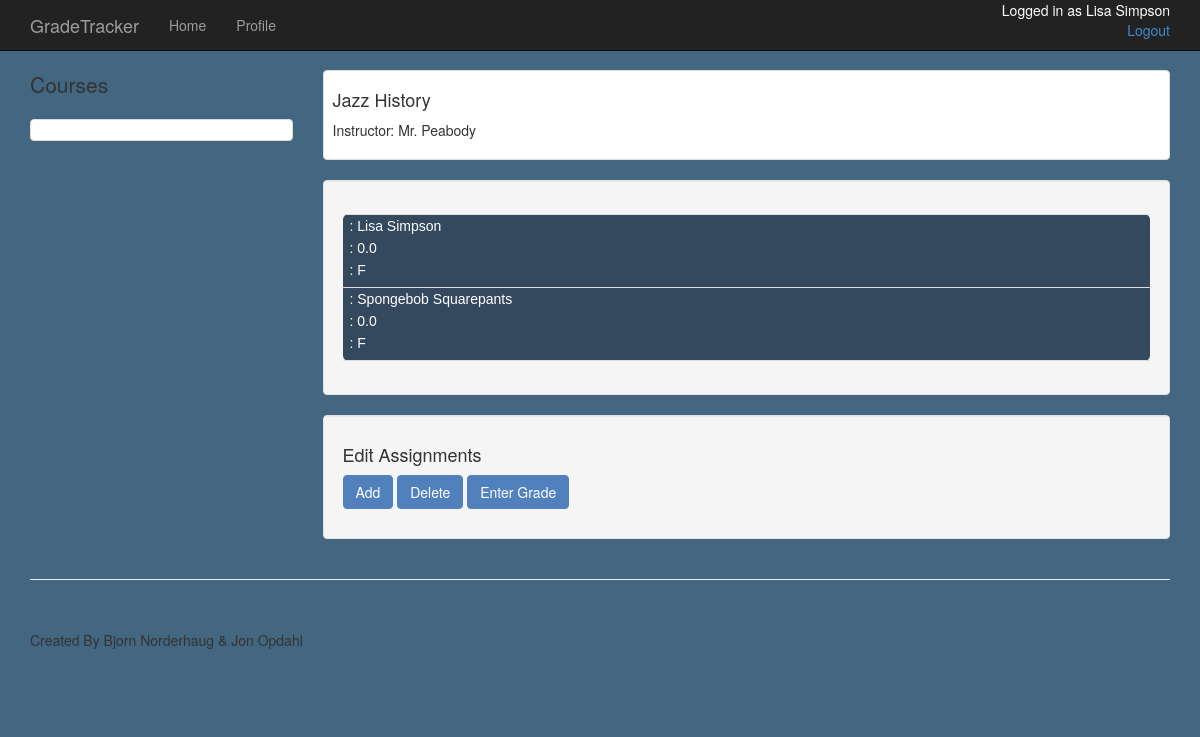
Screenshot of /admin/3/Jazz History (signed in) with the database file from the repository.
### app/models.py (models this page shows, shortened)
class Student(db.Model):
	id = db.Column(db.String(8), primary_key=True)
	first_name = db.Column(db.String(50), index=True)
	last_name = db.Column(db.String(50), index=True)
	GPA = db.Column(db.Float)
	year = db.Column(db.Integer)
	total_credits = db.Column(db.Integer)
	student_pass = db.Column(db.String(50))
	classes = db.relationship('Classroom', backref='student')
	def __repr__(self):
		return (self.first_name + ' ' + self.last_name)

class Classroom(db.Model):
	__tablename__ = 'classroom'
	student_id = db.Column(db.String(8), db.ForeignKey('student.id'), primary_key=True)
	course_name = db.Column(db.String(80), db.ForeignKey('course.name'), primary_key=True)
	overall_grade = db.Column(db.String(1))
	possible = db.Column(db.Integer, default=0)
	grade = db.Column(db.Float, default=0)
	total_points = db.Column(db.Integer, default=0)
	course = db.relationship("Course", backref="stud_ass")
	assignments = db.relationship("Assignment", backref='for_class')
	def __repr__(self):
		return (self.student.first_name + self.student.last_name + ' ' + self.course.name)

class Course(db.Model):
	course_num = db.Column(db.Integer, primary_key=True)
	name = db.Column(db.String(80), index=True, unique=True)
	admin_id = db.Column(db.String(8), db.ForeignKey('admin.id'))

class Admin(db.Model):
	id = db.Column(db.String(8), primary_key=True)
	first_name = db.Column(db.String(50), index=True)
	last_name = db.Column(db.String(50), index=True)
	admin_pass = db.Column(db.String(50))
	position = db.Column(db.String(50))
	email = db.Column(db.String(120))
	begin = db.Column(db.String(5))
	end = db.Column(db.String(5))
	classes = db.relationship("Course", backref="teacher", lazy='dynamic')
	def __repr__(self):
		return (self.first_name + ' ' + self.last_name)

### app/views.py (the view)
@app.route('/admin/<id>/<course_name>')
@login_required
def admin_classpage(id, course_name):
	user=current_user
	course=Course.query.filter_by(name=course_name).first()
	classrooms = course.stud_ass
	students=[]
	ids=[]
	for classroom in classrooms:
		ids.append(classroom.student_id)
	for id in ids:
		students.append(Student.query.filter_by(id=id).first())
	assignments =[]
	if classrooms !=[] and classrooms is not None:
		assignments = classrooms[0].assignments
	return render_template('classpageAdmin.html',
							students=students,
							course=course,
							user=user,
							classrooms=classrooms,
							assignments=assignments)

### app/views.py (called while the page is built)
@login_manager.user_loader
def load_user(id):
	user=Student.query.get(str(id))
	if user is None:
		user=Admin.query.get(str(id))
	return user

### app/templates/classpageAdmin.html (shortened to what this page needs)
{% extends "new.html" %}
{% block content %}
    <div class="container">
        <div class="row">
            <div class="col-md-3">
                <p class="lead"> Courses </p>
                <div class="list-group">
                	{% for c in user.classes %}
                	{% if c == course %}
                    <a href="/admin/{{user.id}}/{{c}}" class="list-group-item active">{{ c.name }}</a>
                    {% else %}
                    <a href="/admin/{{user.id}}/{{c}}" class="list-group-item ">{{ c.name }}</a>
                    {% endif %}
                    {% endfor %}
                </div>
            </div>
            <div class="col-md-9">
                <div class="thumbnail">
                    <div class="caption-full">
                        <h4>{{ course.name }}</h4>
                        <p> Instructor: {{ course.teacher }} </p>
                    </div>
                </div>
                <div class="well">
                    <div class="row">
                        <div class="col-md-12">
							<table class="rwd-table">
									{% for student in students %}
									<tr>
										<td> {{ student.first_name }} {{student.last_name}} </td>
										{% for c in student.classes %}
											{% if c.course_name == course.name %}
												<td> {{c.grade}} </td>
												<td> {{c.overall_grade}} </td>
											{% endif %}
										{% endfor %}
									</tr>
									{% endfor %}
							</table>
                        </div>
                    </div>
                </div>
                <div class="well">
                    <div class="row">
                    	<div class="col-md-12">
                    		<h4> Edit Assignments </h4>
                    		<p>
                    			<a class='btn btn-success'> Add </a>
                    			<a class='btn btn-success'> Delete </a>
                    			<a class='btn btn-success'> Enter Grade </a>
                    		</p>
                    	</div>
                    </div>
                </div>
            </div>
        </div>
    </div>
{% endblock %}

### app/templates/new.html (shortened to what this page needs)
<!DOCTYPE html>
<html>
<head>
    <link href="/static/css/bootstrap.min.css" rel="stylesheet">
    <link href="/static/css/shop-item.css" rel="stylesheet">
</head>
<body style="background-color: #436681">
    <nav class="navbar navbar-inverse navbar-fixed-top" role="navigation">
        <div class="container">
            <div class="navbar-header">
                <a class="navbar-brand" href="/home">GradeTracker</a>
            </div>
            <div class="collapse navbar-collapse" id="bs-example-navbar-collapse-1">
                <ul class="nav navbar-nav">
                    <li>
                        <a href="/home">Home</a>
                    </li>
                    <li>
                        <a href="{{ url_for('profile') }}">Profile</a>
                    </li>
                </ul>
                <p id="login_status" class="pull_right">Logged in as {{ user }} <br>
					<a href="{{url_for('logout')}}" class="pull-right"> Logout </a>
				</p>
            </div>
        </div>
    </nav>
    {% block content %}{% endblock %}
    <div class="container">
        <hr>
        <footer>
            <div class="row">
                <div class="col-lg-12">
                    <p>Created By Bjorn Norderhaug & Jon Opdahl</p>
                </div>
            </div>
        </footer>
    </div>
</body>
</html>

### app/static/css/shop-item.css (style rules this page uses)
body { padding-top: 70px; }
.thumbnail { padding: 0; }
.thumbnail .caption-full { padding: 9px; color: #333; }
footer { margin: 50px 0; }

### app/templates/new.html (style rules this page uses)
#login_status { float: right; color: white; height: inherit; }

### rows the page displays
Student: first_name+last_name "Lisa Simpson", first_name "Lisa", last_name "Simpson"
Classroom: grade "0.0", overall_grade "F"
Course: name "Jazz History"
Admin: teacher "Mr. Peabody"
Student: first_name "Spongebob", last_name "Squarepants"
Classroom: grade "0.0", overall_grade "F"
